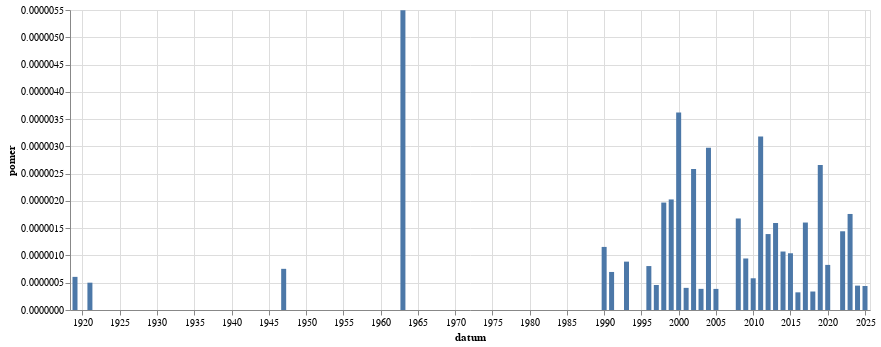

Notebook code cell kept with this figure:
### Code cell
alt.Chart(
    vyvoj_veseli.to_pandas(),
    width=800
).mark_bar(
).encode(
    alt.X("datum:T"),
    alt.Y("pomer:Q")
)

### Figure 1 — Vega-Lite specification as saved in the notebook (floating-point values rounded to 4 significant figures)
{"config": {"view": {"continuousWidth": 300, "continuousHeight": 300}}, "data": {"name": "data-004b98f01a27efd6b9533267d94faac0"}, "mark": {"type": "bar"}, "encoding": {"x": {"field": "datum", "type": "temporal"}, "y": {"field": "pomer", "type": "quantitative"}}, "width": 800, "$schema": "https://vega.github.io/schema/vega-lite/v5.8.0.json", "datasets": {"data-004b98f01a27efd6b9533267d94faac0": [{"datum": "1919-01-01T00:00:00", "text": 1, "pocet_slov": 1646076, "pomer": 6.075e-07}, {"datum": "1921-01-01T00:00:00", "text": 1, "pocet_slov": 1996261, "pomer": 5.009e-07}, {"datum": "1947-01-01T00:00:00", "text": 1, "pocet_slov": 1324837, "pomer": 7.548e-07}, {"datum": "1963-01-01T00:00:00", "text": 1, "pocet_slov": 182036, "pomer": 5.493e-06}, {"datum": "1990-01-01T00:00:00", "text": 1, "pocet_slov": 864724, "pomer": 1.156e-06}, {"datum": "1991-01-01T00:00:00", "text": 1, "pocet_slov": 1433946, "pomer": 6.974e-07}, {"datum": "1993-01-01T00:00:00", "text": 1, "pocet_slov": 1127738, "pomer": 8.867e-07}, {"datum": "1996-01-01T00:00:00", "text": 1, "pocet_slov": 1241412, "pomer": 8.055e-07}, {"datum": "1997-01-01T00:00:00", "text": 1, "pocet_slov": 2180302, "pomer": 4.587e-07}, {"datum": "1998-01-01T00:00:00", "text": 3, "pocet_slov": 1523146, "pomer": 1.97e-06}, {"datum": "1999-01-01T00:00:00", "text": 5, "pocet_slov": 2466687, "pomer": 2.027e-06}, {"datum": "2000-01-01T00:00:00", "text": 9, "pocet_slov": 2486033, "pomer": 3.62e-06}, {"datum": "2001-01-01T00:00:00", "text": 1, "pocet_slov": 2464089, "pomer": 4.058e-07}, {"datum": "2002-01-01T00:00:00", "text": 5, "pocet_slov": 1933522, "pomer": 2.586e-06}, {"datum": "2003-01-01T00:00:00", "text": 1, "pocet_slov": 2579919, "pomer": 3.876e-07}, {"datum": "2004-01-01T00:00:00", "text": 7, "pocet_slov": 2353526, "pomer": 2.974e-06}, {"datum": "2005-01-01T00:00:00", "text": 1, "pocet_slov": 2584657, "pomer": 3.869e-07}, {"datum": "2008-01-01T00:00:00", "text": 3, "pocet_slov": 1787996, "pomer": 1.678e-06}, {"datum": "2009-01-01T00:00:00", "text": 2, "pocet_slov": 2117438, "pomer": 9.445e-07}, {"datum": "2010-01-01T00:00:00", "text": 1, "pocet_slov": 1719280, "pomer": 5.816e-07}, {"datum": "2011-01-01T00:00:00", "text": 8, "pocet_slov": 2513768, "pomer": 3.182e-06}, {"datum": "2012-01-01T00:00:00", "text": 3, "pocet_slov": 2154889, "pomer": 1.392e-06}, {"datum": "2013-01-01T00:00:00", "text": 2, "pocet_slov": 1254044, "pomer": 1.595e-06}, {"datum": "2014-01-01T00:00:00", "text": 3, "pocet_slov": 2798380, "pomer": 1.072e-06}, {"datum": "2015-01-01T00:00:00", "text": 3, "pocet_slov": 2883872, "pomer": 1.04e-06}, {"datum": "2016-01-01T00:00:00", "text": 1, "pocet_slov": 3089201, "pomer": 3.237e-07}, {"datum": "2017-01-01T00:00:00", "text": 4, "pocet_slov": 2494601, "pomer": 1.603e-06}, {"datum": "2018-01-01T00:00:00", "text": 1, "pocet_slov": 2950787, "pomer": 3.389e-07}, {"datum": "2019-01-01T00:00:00", "text": 9, "pocet_slov": 3386383, "pomer": 2.658e-06}, {"datum": "2020-01-01T00:00:00", "text": 3, "pocet_slov": 3628531, "pomer": 8.268e-07}, {"datum": "2022-01-01T00:00:00", "text": 6, "pocet_slov": 4157177, "pomer": 1.443e-06}, {"datum": "2023-01-01T00:00:00", "text": 8, "pocet_slov": 4543956, "pomer": 1.761e-06}, {"datum": "2024-01-01T00:00:00", "text": 2, "pocet_slov": 4476719, "pomer": 4.468e-07}, {"datum": "2025-01-01T00:00:00", "text": 1, "pocet_slov": 2271267, "pomer": 4.403e-07}]}}
